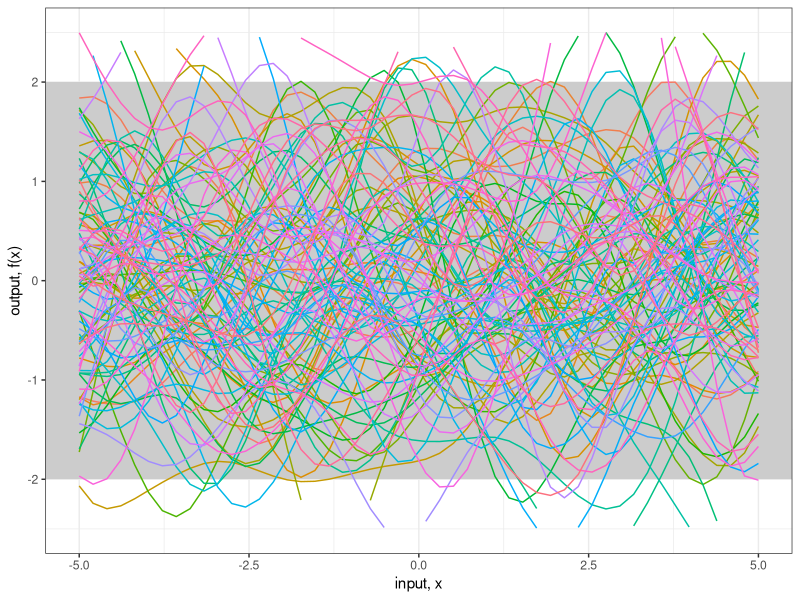
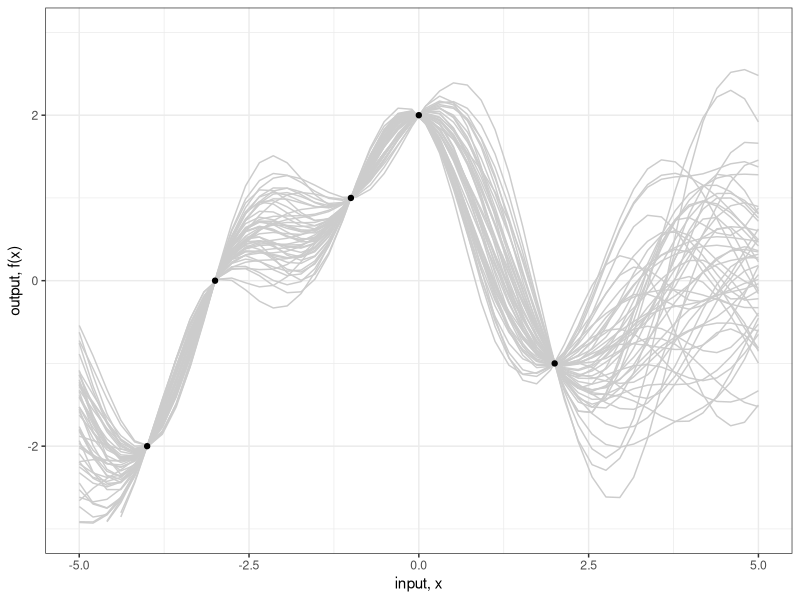

Source code (R) for these figures, in order:
## R Implementation of Gaussian Processes

# Demo of Gaussian process regression with R
# James Keirstead
# 5 April 2012

# Chapter 2 of Rasmussen and Williams's book `Gaussian Processes
# for Machine Learning' provides a detailed explanation of the
# math for Gaussian process regression.  It doesn't provide
# much in the way of code though.  This Gist is a brief demo
# of the basic elements of Gaussian process regression, as
# described on pages 13 to 16.


# Load in the required libraries for data manipulation
# and multivariate normal distribution
require(MASS)
require(plyr)
require(reshape2)
require(ggplot2)

# Set a seed for repeatable plots
set.seed(12345)

# Calculates the covariance matrix sigma using a
# simplified version of the squared exponential function.
#
# Although the nested loops are ugly, I've checked and it's about
# 30% faster than a solution using expand.grid() and apply()
#
# Parameters:
#	X1, X2 = vectors
# 	l = the scale length parameter
# Returns:
# 	a covariance matrix
calcSigma <- function(X1,X2,l=1) {
  Sigma <- matrix(rep(0, length(X1)*length(X2)), nrow=length(X1))
  for (i in 1:nrow(Sigma)) {
    for (j in 1:ncol(Sigma)) {
      Sigma[i,j] <- exp(-0.5*(abs(X1[i]-X2[j])/l)^2)
    }
  }
  return(Sigma)
}

# 1. Plot some sample functions from the Gaussian process
# as shown in Figure 2.2(a)

# Define the points at which we want to define the functions
# some sample input values, uniformly distributed
x.star <- seq(-5,5,len=50)

# Calculate the covariance: n x n matrix
sigma <- calcSigma(x.star,x.star)

# Generate a number of functions from the process
# n.samples defines the number of functions that should be sample from the GP
# First: create a empty matrix with dimension: nrows: number of x.values drawn; ncols: number of functions to be drawn 
# Idea: for each drawn functions draw the function values corresponding to the before drawn input values
n.samples <- 100
values <- matrix(rep(0,length(x.star)*n.samples), ncol=n.samples)
for (i in 1:n.samples) {
  # Each column represents a sample from a multivariate normal distribution
  # with zero mean and covariance sigma
  values[,i] <- mvrnorm(1, rep(0, length(x.star)), sigma)
}

## merge the x.star values to the function values
values <- cbind(x=x.star,as.data.frame(values))
values <- melt(values,id="x")

# Plot the result: correspond to the prior GP distributed functions
fig2a <- ggplot(values,aes(x=x,y=value)) +
  geom_rect(xmin=-Inf, xmax=Inf, ymin=-2, ymax=2, fill="grey80") +
  geom_line(aes(group=variable, color = variable)) +
  theme_bw() +
  scale_y_continuous(lim=c(-2.5,2.5), name="output, f(x)") +
  xlab("input, x") +
  theme(legend.position="none")

fig2a

# 2. Now let's assume that we have some known data points;
# this is the case of Figure 2.2(b). In the book, the notation 'f'
# is used for f$y below.  I've done this to make the ggplot code
# easier later on.
f <- data.frame(x=c(-4,-3,-1,0,2),
                y=c(-2,0,1,2,-1))

# Calculate the covariance matrices
x <- f$x
k.xx <- calcSigma(x,x)
k.xxs <- calcSigma(x,x.star)
k.xsx <- calcSigma(x.star,x)
k.xsxs <- calcSigma(x.star,x.star)

# These matrix calculations correspond to equation (2.19)
# in the book.
f.star.bar <- k.xsx%*%solve(k.xx)%*%f$y
cov.f.star <- k.xsxs - k.xsx%*%solve(k.xx)%*%k.xxs

# This time we'll plot more samples.  We could of course
# simply plot a +/- 2 standard deviation confidence interval
# as in the book but I want to show the samples explicitly here.
n.samples <- 50
values <- matrix(rep(0,length(x.star)*n.samples), ncol=n.samples)
for (i in 1:n.samples) {
  values[,i] <- mvrnorm(1, f.star.bar, cov.f.star)
}

values <- cbind(x=x.star,as.data.frame(values))
values <- melt(values,id="x")

# Plot the results including the mean function
# and constraining data points
fig2b <- ggplot(values,aes(x=x,y=value)) +
  geom_line(aes(group=variable), colour="grey80") +
  #geom_line(data=NULL,aes(x=x.star,y=f.star.bar),colour="red", size=1) + 
  geom_point(data=f,aes(x=x,y=y)) +
  theme_bw() +
  scale_y_continuous(lim=c(-3,3), name="output, f(x)") +
  xlab("input, x")

fig2b
# 3. Now assume that each of the observed data points have some
# normally-distributed noise.

# The standard deviation of the noise
sigma.n <- 0.1

# Recalculate the mean and covariance functions
f.bar.star <- k.xsx%*%solve(k.xx + sigma.n^2*diag(1, ncol(k.xx)))%*%f$y
cov.f.star <- k.xsxs - k.xsx%*%solve(k.xx + sigma.n^2*diag(1, ncol(k.xx)))%*%k.xxs

# Recalulate the sample functions
values <- matrix(rep(0,length(x.star)*n.samples), ncol=n.samples)
for (i in 1:n.samples) {
  values[,i] <- mvrnorm(1, f.bar.star, cov.f.star)
}
values <- cbind(x=x.star,as.data.frame(values))
values <- melt(values,id="x")

# Plot the result, including error bars on the observed points
gg <- ggplot(values, aes(x=x,y=value)) + 
  geom_line(aes(group=variable), colour="grey80") +
  geom_line(data=NULL,aes(x=x.star,y=f.bar.star),colour="red", size=1) + 
  geom_errorbar(data=f,aes(x=x,y=NULL,ymin=y-2*sigma.n, ymax=y+2*sigma.n), width=0.2) +
  geom_point(data=f,aes(x=x,y=y)) +
  theme_bw() +
  scale_y_continuous(lim=c(-3,3), name="output, f(x)") +
  xlab("input, x")
